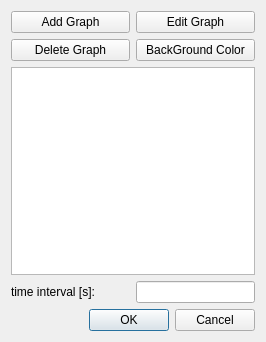
<?xml version="1.0" encoding="UTF-8"?>
<ui version="4.0">
 <class>Graph3D_Editor_gui</class>
 <widget class="QDialog" name="Graph3D_Editor_gui">
  <property name="geometry">
   <rect>
    <x>0</x>
    <y>0</y>
    <width>266</width>
    <height>342</height>
   </rect>
  </property>
  <property name="windowTitle">
   <string>Dialog</string>
  </property>
  <layout class="QGridLayout" name="gridLayout">
   <item row="0" column="0">
    <widget class="QPushButton" name="pushButton_add">
     <property name="text">
      <string>Add Graph</string>
     </property>
    </widget>
   </item>
   <item row="0" column="1">
    <widget class="QPushButton" name="pushButton_edit">
     <property name="text">
      <string>Edit Graph</string>
     </property>
    </widget>
   </item>
   <item row="1" column="0">
    <widget class="QPushButton" name="pushButton_delete">
     <property name="text">
      <string>Delete Graph</string>
     </property>
    </widget>
   </item>
   <item row="1" column="1">
    <widget class="QPushButton" name="pushButton_backGndColor">
     <property name="text">
      <string>BackGround Color</string>
     </property>
    </widget>
   </item>
   <item row="2" column="0" colspan="2">
    <widget class="QTableWidget" name="tableWidget_graph2D_list"/>
   </item>
   <item row="3" column="0">
    <widget class="QLabel" name="label">
     <property name="sizePolicy">
      <sizepolicy hsizetype="Minimum" vsizetype="Fixed">
       <horstretch>0</horstretch>
       <verstretch>0</verstretch>
      </sizepolicy>
     </property>
     <property name="text">
      <string>time interval [s]:</string>
     </property>
    </widget>
   </item>
   <item row="3" column="1">
    <widget class="QLineEdit" name="lineEdit_t_delta">
     <property name="sizePolicy">
      <sizepolicy hsizetype="Minimum" vsizetype="Fixed">
       <horstretch>0</horstretch>
       <verstretch>0</verstretch>
      </sizepolicy>
     </property>
    </widget>
   </item>
   <item row="4" column="0" colspan="2">
    <widget class="QDialogButtonBox" name="buttonBox">
     <property name="orientation">
      <enum>Qt::Horizontal</enum>
     </property>
     <property name="standardButtons">
      <set>QDialogButtonBox::Cancel|QDialogButtonBox::Ok</set>
     </property>
    </widget>
   </item>
  </layout>
 </widget>
 <resources/>
 <connections>
  <connection>
   <sender>buttonBox</sender>
   <signal>accepted()</signal>
   <receiver>Graph3D_Editor_gui</receiver>
   <slot>accept()</slot>
   <hints>
    <hint type="sourcelabel">
     <x>248</x>
     <y>254</y>
    </hint>
    <hint type="destinationlabel">
     <x>157</x>
     <y>274</y>
    </hint>
   </hints>
  </connection>
  <connection>
   <sender>buttonBox</sender>
   <signal>rejected()</signal>
   <receiver>Graph3D_Editor_gui</receiver>
   <slot>reject()</slot>
   <hints>
    <hint type="sourcelabel">
     <x>316</x>
     <y>260</y>
    </hint>
    <hint type="destinationlabel">
     <x>286</x>
     <y>274</y>
    </hint>
   </hints>
  </connection>
 </connections>
</ui>
